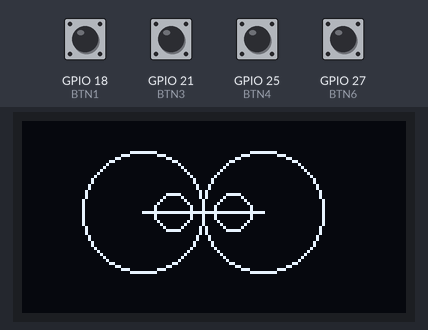
A sketch run on a simulated ESP32. Shown: 128×64 one-colour display. The inputs (shaded band) are chosen by the test bench; at power-on: GPIO 18 (BTN1), GPIO 21 (BTN3), GPIO 25 (BTN4), GPIO 27 (BTN6) HIGH. What the sketch prints to the serial monitor is not drawn.

Above: at 1.2 s.
1.3 s: GPIO 21 (BTN3) pulled LOW for 1 s
At 3.0 s:
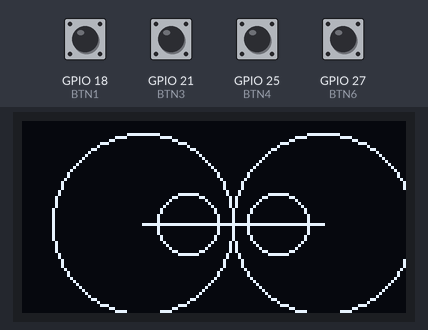
3.8 s: GPIO 25 (BTN4) pulled LOW for 0.15 s
At 4.7 s:
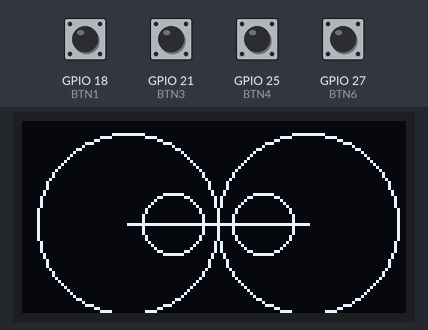
5.4 s: GPIO 27 (BTN6) pulled LOW for 1 s
At 6.8 s:
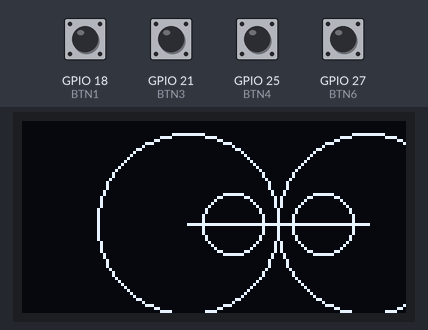
7.9 s: GPIO 27 (BTN6) pulled LOW for 0.15 s
At 8.5 s:
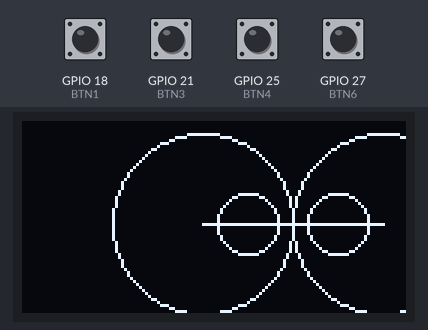
9.5 s: GPIO 18 (BTN1) pulled LOW for 0.15 s
At 10.7 s:
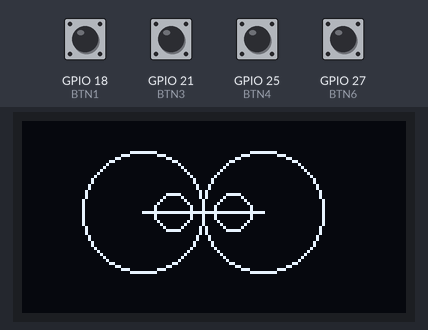
11.1 s: GPIO 25 (BTN4) pulled LOW for 1 s
At 12.3 s:
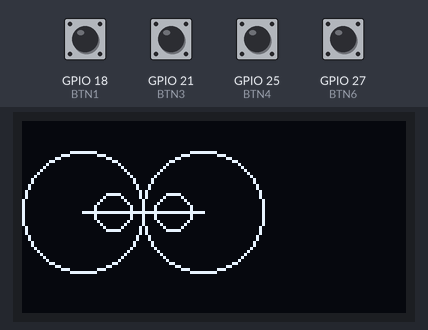
Timing chart, 0 to 14.1 s (numbered marks = the images above; inputs shaded):
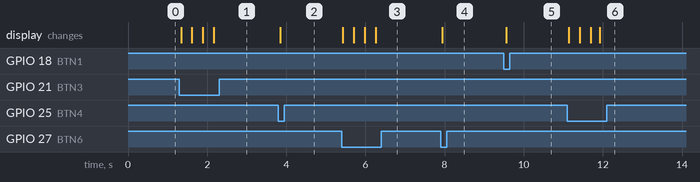

The sketch:

activity_14_logo.ino
```cpp
#include <Wire.h>
#include <Adafruit_SSD1306.h>
#include <Adafruit_GFX.h>

// Definiciones para la pantalla OLED
#define SCREEN_WIDTH 128
#define SCREEN_HEIGHT 64
#define OLED_RESET -1
Adafruit_SSD1306 display(SCREEN_WIDTH, SCREEN_HEIGHT, &Wire, OLED_RESET);

// Definiciones para botones
#define BTN1 18  // RESET
#define BTN3 21  // ZOOM
#define BTN4 25  // LEFT
#define BTN6 27  // RIGHT

// Definiciones para LEDs (no usados en este código, pero pueden añadirse)
#define LED1 19
#define LED2 26

// Pines de los botones en un array
const int buttonPins[] = {BTN1, BTN3, BTN4, BTN6};
const char *buttonNames[] = {"RESET", "ZOOM", "LEFT", "RIGHT"};

// Variables del logo
int logoX = 40, logoY = 10;  // Posición inicial del logo
int logoSize = 40;           // Tamaño del logo
int zoomStep = 5;            // Incremento del zoom
int moveStep = 5;            // Movimiento del logo
unsigned long lastDebounceTime = 0;  // Tiempo del último debounce
unsigned long debounceDelay = 200;    // Tiempo de debounce en ms

void setup() {
  Serial.begin(115200);

  // Iniciar comunicación I2C con los pines correctos para ESP32
  Wire.begin(22, 23);

  if (!display.begin(SSD1306_SWITCHCAPVCC, 0x3C)) {
    Serial.println("Error al inicializar pantalla OLED");
    while (true);  // Bucle infinito si la pantalla no se encuentra
  }

  // Configurar pines de botones como entrada con pull-up
  for (int i = 0; i < 4; i++) {
    pinMode(buttonPins[i], INPUT_PULLUP);
    Serial.println("Configurando pin " + String(buttonPins[i]) + " como entrada");
  }

  // Mostrar logo inicial
  mostrarLogo();

  Serial.println("Inicialización completada");
}

void loop() {
  // Control de tiempo para evitar rebotes en los botones
  if (millis() - lastDebounceTime > debounceDelay) {
    bool buttonPressed = false;

    // RESET - Botón 1
    if (digitalRead(BTN1) == LOW) {
      Serial.println("Botón RESET presionado");
      logoX = 40;
      logoY = 10;
      logoSize = 40;
      buttonPressed = true;
    }

    // ZOOM - Botón 3
    if (digitalRead(BTN3) == LOW) {
      Serial.println("Botón ZOOM presionado");
      logoSize += zoomStep;  // Aumentar tamaño del logo
      if (logoSize > 60) logoSize = 60;

      // Ajustar posición si el logo se sale de la pantalla
      if (logoX + logoSize > SCREEN_WIDTH)
        logoX = SCREEN_WIDTH - logoSize;
      if (logoY + logoSize > SCREEN_HEIGHT)
        logoY = SCREEN_HEIGHT - logoSize;

      buttonPressed = true;
    }

    // LEFT - Botón 4
    if (digitalRead(BTN4) == LOW) {
      Serial.println("Botón LEFT presionado");
      logoX -= moveStep;  // Mover a la izquierda
      if (logoX < 0) logoX = 0;
      buttonPressed = true;
    }

    // RIGHT - Botón 6
    if (digitalRead(BTN6) == LOW) {
      Serial.println("Botón RIGHT presionado");
      logoX += moveStep;  // Mover a la derecha
      if (logoX > SCREEN_WIDTH - logoSize) logoX = SCREEN_WIDTH - logoSize;
      buttonPressed = true;
    }

    // Si se presionó algún botón, actualizar la pantalla y el tiempo de debounce
    if (buttonPressed) {
      mostrarLogo();
      lastDebounceTime = millis();
    }
  }

  // Pequeño delay para estabilizar el loop
  delay(50);
}

void mostrarLogo() {
  display.clearDisplay();

  // Dibujar un óvalo representando el logo de Arduino
  display.drawCircle(logoX, logoY + logoSize / 2, logoSize / 2, SSD1306_WHITE);
  display.drawCircle(logoX + logoSize, logoY + logoSize / 2, logoSize / 2, SSD1306_WHITE);
  display.drawLine(logoX, logoY + logoSize / 2, logoX + logoSize, logoY + logoSize / 2, SSD1306_WHITE);
  display.drawPixel(logoX + logoSize / 2, logoY + logoSize / 2, SSD1306_WHITE);

  // Dibujar una "∞" para simular el logo de Arduino
  display.drawCircle(logoX + logoSize / 4, logoY + logoSize / 2, logoSize / 6, SSD1306_WHITE);
  display.drawCircle(logoX + 3 * logoSize / 4, logoY + logoSize / 2, logoSize / 6, SSD1306_WHITE);

  // Mostrar en pantalla
  display.display();

  // Información de debug
  Serial.println("Logo actualizado - X: " + String(logoX) + " Y: " + String(logoY) + " Tamaño: " + String(logoSize));
}
```

Measured:
- after the input at 1.3 s, the display: first changes at once (image 1 shows a later state)
- after the input at 3.8 s, the display: changes after 0.05 s (image 2)
- after the input at 5.4 s, the display: first changes at once (image 3 shows a later state)
- after the input at 7.9 s, the display: changes at once (image 4)
- after the input at 9.5 s, the display: changes after 0.06 s (image 5)
- after the input at 11.1 s, the display: first changes at once (image 6 shows a later state)
